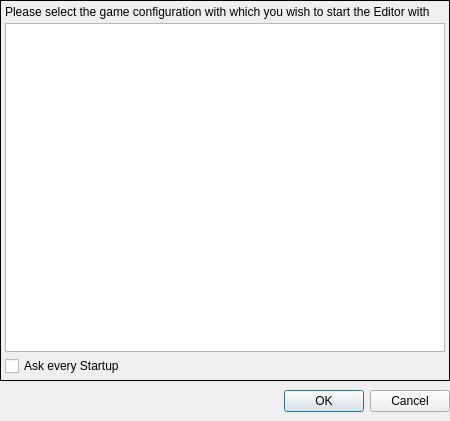
<?xml version="1.0" encoding="UTF-8"?>
<ui version="4.0">
 <class>ConfigManager</class>
 <widget class="QDialog" name="ConfigManager">
  <property name="geometry">
   <rect>
    <x>0</x>
    <y>0</y>
    <width>450</width>
    <height>421</height>
   </rect>
  </property>
  <property name="windowTitle">
   <string>Configuration Manager</string>
  </property>
  <property name="windowIcon">
   <iconset resource="../_resources/editor.qrc">
    <normaloff>:/cat_builder.ico</normaloff>:/cat_builder.ico</iconset>
  </property>
  <property name="autoFillBackground">
   <bool>true</bool>
  </property>
  <layout class="QGridLayout" name="gridLayout">
   <property name="leftMargin">
    <number>0</number>
   </property>
   <property name="topMargin">
    <number>0</number>
   </property>
   <property name="rightMargin">
    <number>0</number>
   </property>
   <property name="bottomMargin">
    <number>9</number>
   </property>
   <property name="horizontalSpacing">
    <number>5</number>
   </property>
   <property name="verticalSpacing">
    <number>9</number>
   </property>
   <item row="1" column="0">
    <widget class="QDialogButtonBox" name="buttonBox">
     <property name="orientation">
      <enum>Qt::Horizontal</enum>
     </property>
     <property name="standardButtons">
      <set>QDialogButtonBox::Cancel|QDialogButtonBox::Ok</set>
     </property>
    </widget>
   </item>
   <item row="0" column="0">
    <widget class="QFrame" name="frame">
     <property name="autoFillBackground">
      <bool>true</bool>
     </property>
     <property name="frameShape">
      <enum>QFrame::Box</enum>
     </property>
     <property name="frameShadow">
      <enum>QFrame::Plain</enum>
     </property>
     <layout class="QVBoxLayout" name="verticalLayout">
      <property name="spacing">
       <number>4</number>
      </property>
      <property name="leftMargin">
       <number>4</number>
      </property>
      <property name="topMargin">
       <number>4</number>
      </property>
      <property name="rightMargin">
       <number>4</number>
      </property>
      <property name="bottomMargin">
       <number>4</number>
      </property>
      <item>
       <widget class="QLabel" name="label">
        <property name="text">
         <string>Please select the game configuration with which you wish to start the Editor with </string>
        </property>
        <property name="alignment">
         <set>Qt::AlignLeading|Qt::AlignLeft|Qt::AlignTop</set>
        </property>
        <property name="wordWrap">
         <bool>true</bool>
        </property>
       </widget>
      </item>
      <item>
       <widget class="QListWidget" name="configList">
        <property name="alternatingRowColors">
         <bool>true</bool>
        </property>
        <property name="iconSize">
         <size>
          <width>70</width>
          <height>40</height>
         </size>
        </property>
        <property name="spacing">
         <number>3</number>
        </property>
       </widget>
      </item>
      <item>
       <widget class="QCheckBox" name="AskAgain">
        <property name="text">
         <string>Ask every Startup</string>
        </property>
       </widget>
      </item>
     </layout>
    </widget>
   </item>
  </layout>
 </widget>
 <resources>
  <include location="../_resources/editor.qrc"/>
 </resources>
 <connections>
  <connection>
   <sender>buttonBox</sender>
   <signal>rejected()</signal>
   <receiver>ConfigManager</receiver>
   <slot>reject()</slot>
   <hints>
    <hint type="sourcelabel">
     <x>316</x>
     <y>260</y>
    </hint>
    <hint type="destinationlabel">
     <x>286</x>
     <y>274</y>
    </hint>
   </hints>
  </connection>
 </connections>
</ui>
